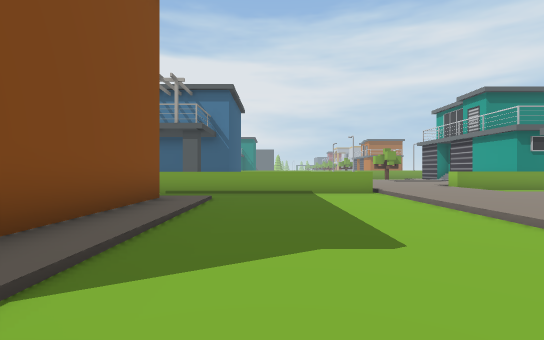
[1] (above)

23 first-person views from a walk through a 3-D level made in the Unity game engine. The camera is 1.3 m above the floor, looks level and sees 85° across. The floor is counted in squares, 2 m on a side. Each view is taken from the middle of a square. On the plan, view 1 faces up. The plan holds only what a view shows up to about 9 squares ahead; the rest is blank. The place goes on beyond the plan. Some animated figures are not drawn. Some surface patterns are stand-ins.

[2]
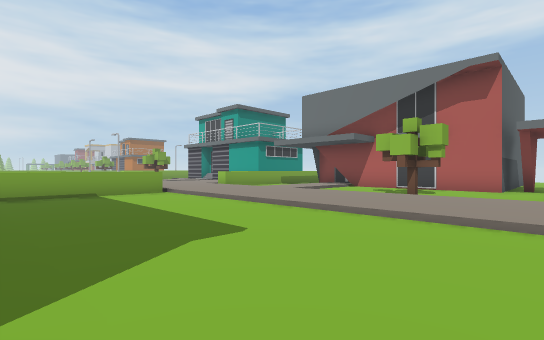

[3]
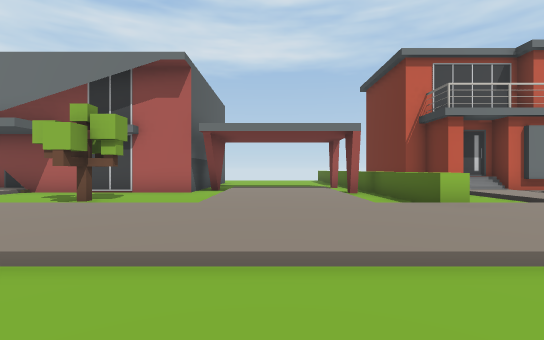

[4]
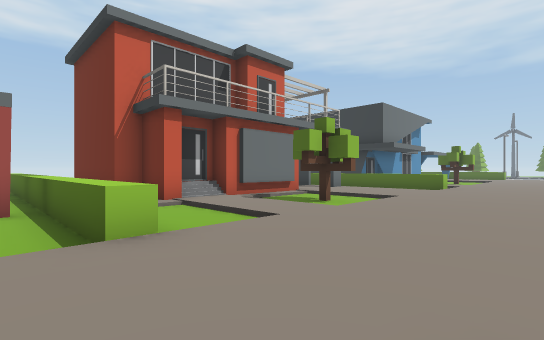

[5]
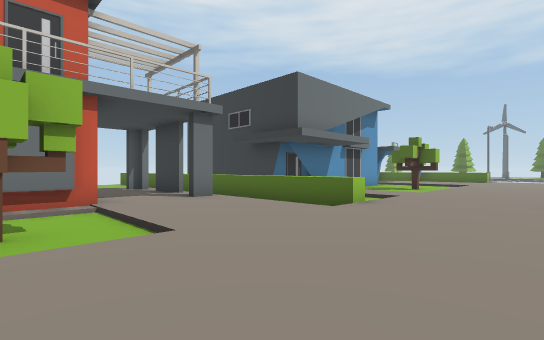

[6]
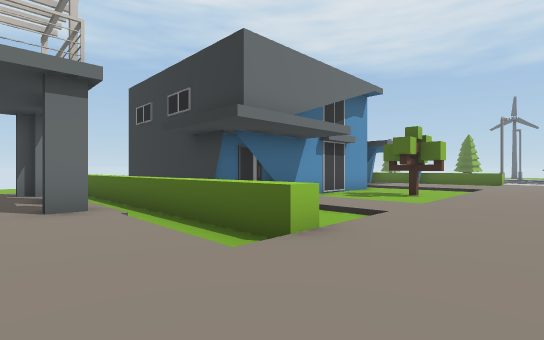

[7]
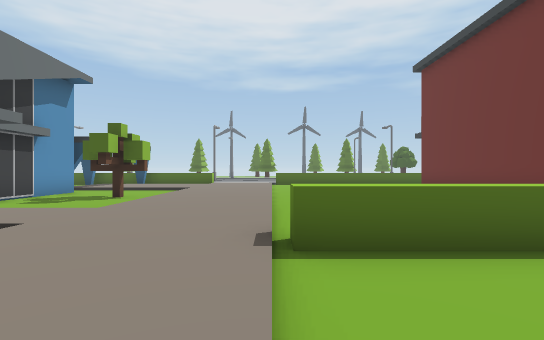

[8]
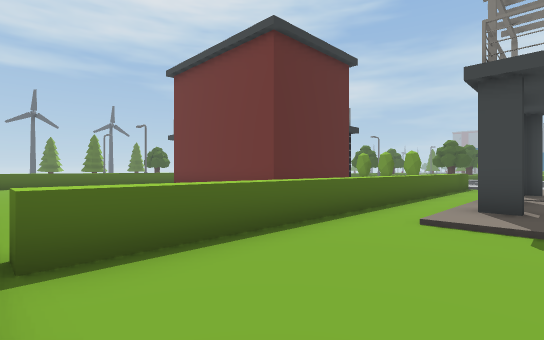

[9]
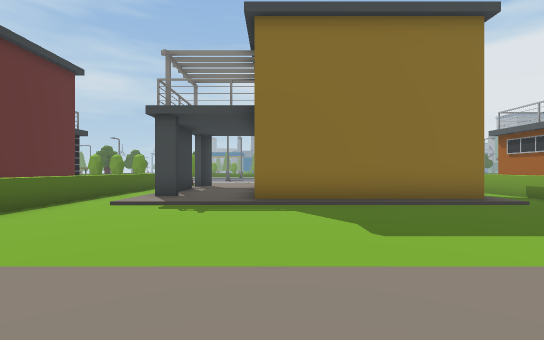

[10]
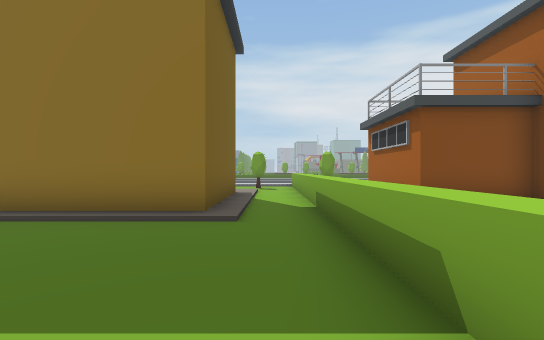

[11]
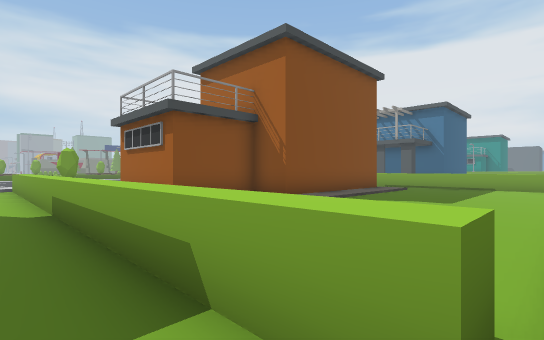

[12]
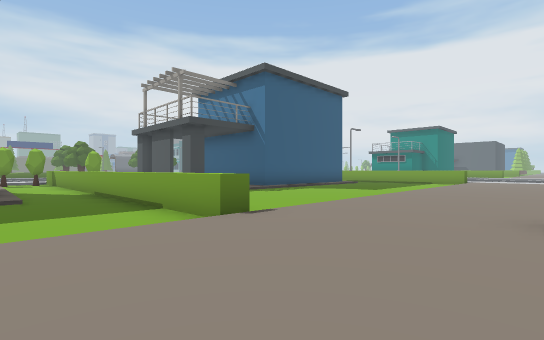

[13]
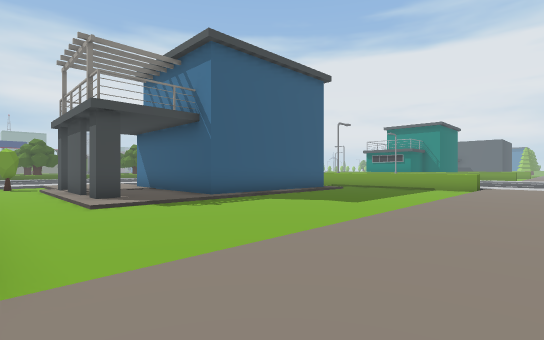

[14]
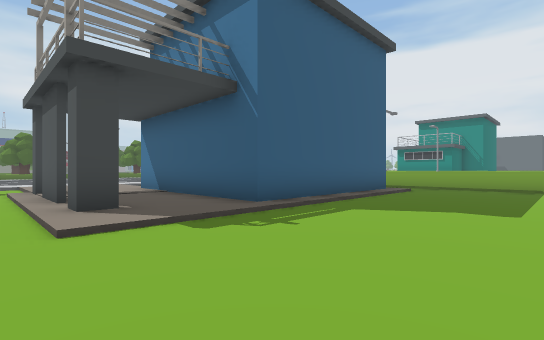

[15]
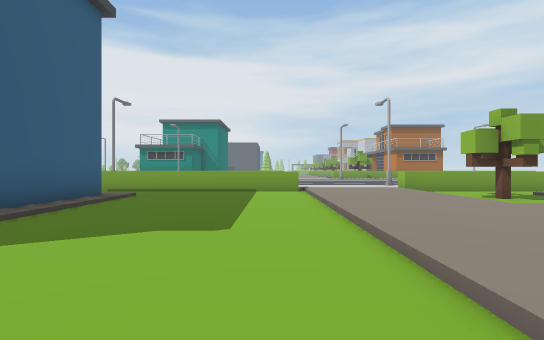

[16]
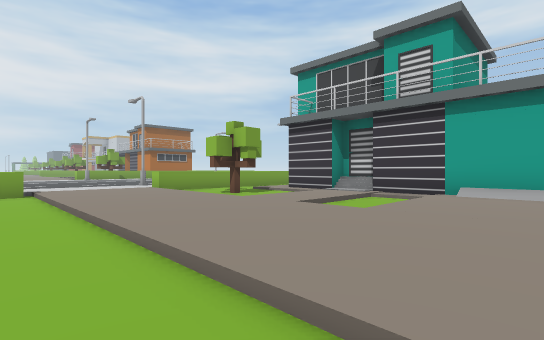

[17]
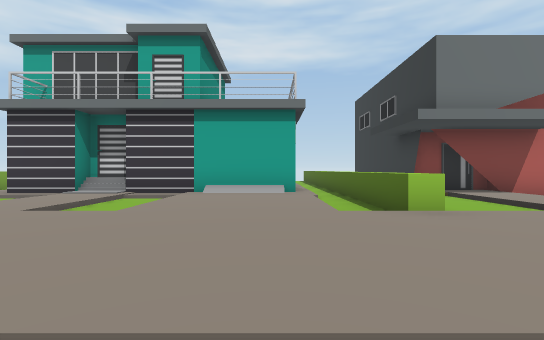

[18]
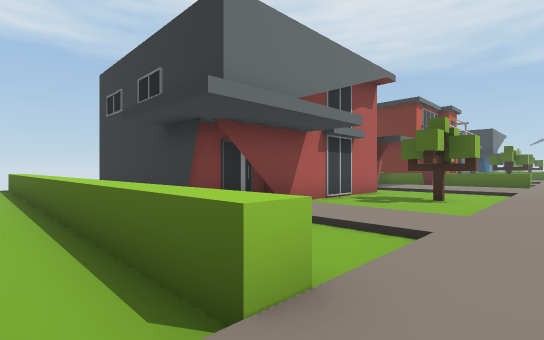

[19]
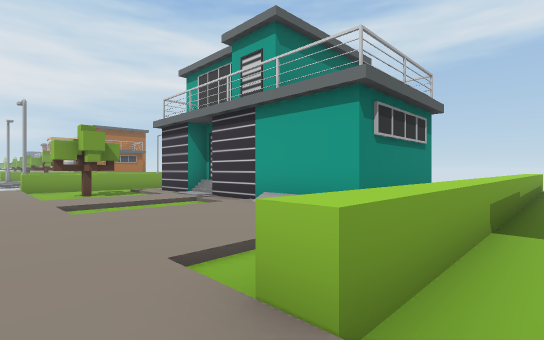

[20]
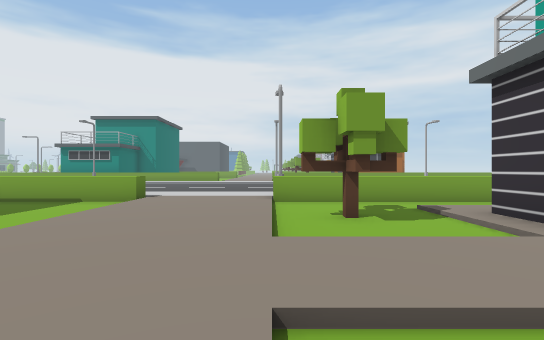

[21]
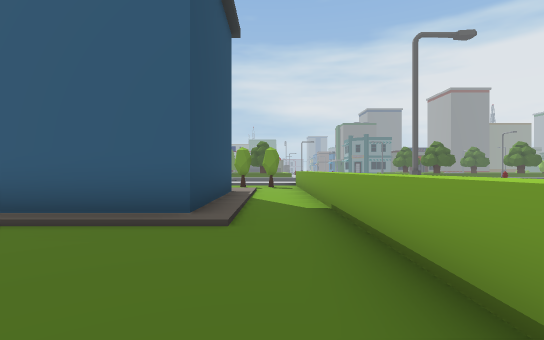

[22]
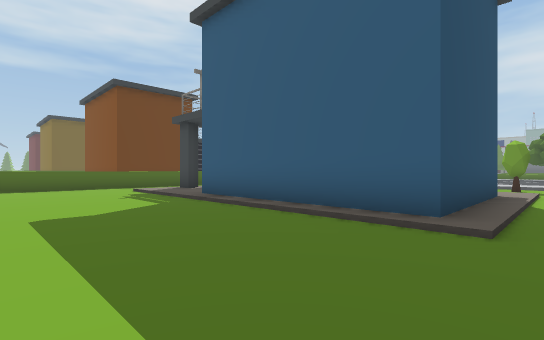

[23]
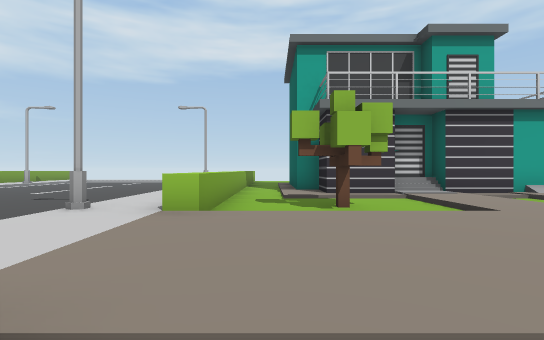

### Floor plan
Key: @ floor where view 1 was taken; # wall or solid block; x gap in a wall; . main floor; : floor 0.25 m higher than the main floor; / step, stairs or slope; ^ raised ledge; O other object.
Columns run from 9 left of view 1 to 13 right of it. Each row starts with its distance up from view 1.
 23             ///O//
 22             ::::::
 21   ^^^^^^^^^^/::^^^^^^
 20   ........../::/.....
 19 O.:#####..../::/OO/:#
 18        #..../::/O./##
 17        #..../::////#
 16        #..../::::::#
 15        #..../::/../#
 14   ######..../::////#
 13   ::::::..../:::::/#
 12     ::::..../:::::/####
 11   #:#x#:..../::////////
 10   ........../::^^^^^^^^
  9      ^^^^^^^/::/.......
  8      ......./::/...####
  7      ......./::::::#
  6       #:..../::////#
  5       #:..../::/...#
  4       #:..../::/...#
  3       #:..../::/OO.#
  2       #:..../::/...#
  1      ##:..../::/...##
  0      #  .@../:::::::
 -1    ###    ../:::::::
 -2    ///     ./:::::::
 -3             /::/....
 -4 ^^^^^^^^^^^^/::^^^^^^^^
 -5    ........./::/..  ///
 -6    :####..../::////####
 -7    ##  #..../::::::#
 -8        #..../::/../#
 -9        #..../::/OO##
-10        #..../::/..##
-11        #..../:::::::::
-12      :::..../::::::::::
-13    :::::..../:::::::x#x
-14   #: x#:..../::/.......
-15   ........../::/^^^^^^^
-16   ^^^^^^^^^^/::/.  ####
-17             /::::: #
-18             /::/// #
-19     ###     /::/...#
-20       #     /::/...#
-21       #     /::/OO.#
-22       #     /::/O..#

Positions as (right, up) in squares from view 1, and headings:
1: (0, 0), facing up
2: (-1, 0), facing up-right
3: (1, -1), facing right
4: (3, -3), facing down-right
5: (3, -9), facing down-right
6: (4, -12), facing down-right
7: (3, -13), facing down
8: (3, -13), facing down-left
9: (5, -11), facing left
10: (3, -5), facing left
11: (3, -5), facing up-left
12: (6, 6), facing up-left
13: (5, 9), facing up-left
14: (2, 10), facing up-left
15: (2, 12), facing up
16: (2, 12), facing up-right
17: (2, 12), facing right
18: (5, 11), facing down-right
19: (5, 9), facing up-right
20: (6, 14), facing up
21: (2, 20), facing left
22: (2, 20), facing down-left
23: (2, 20), facing right
